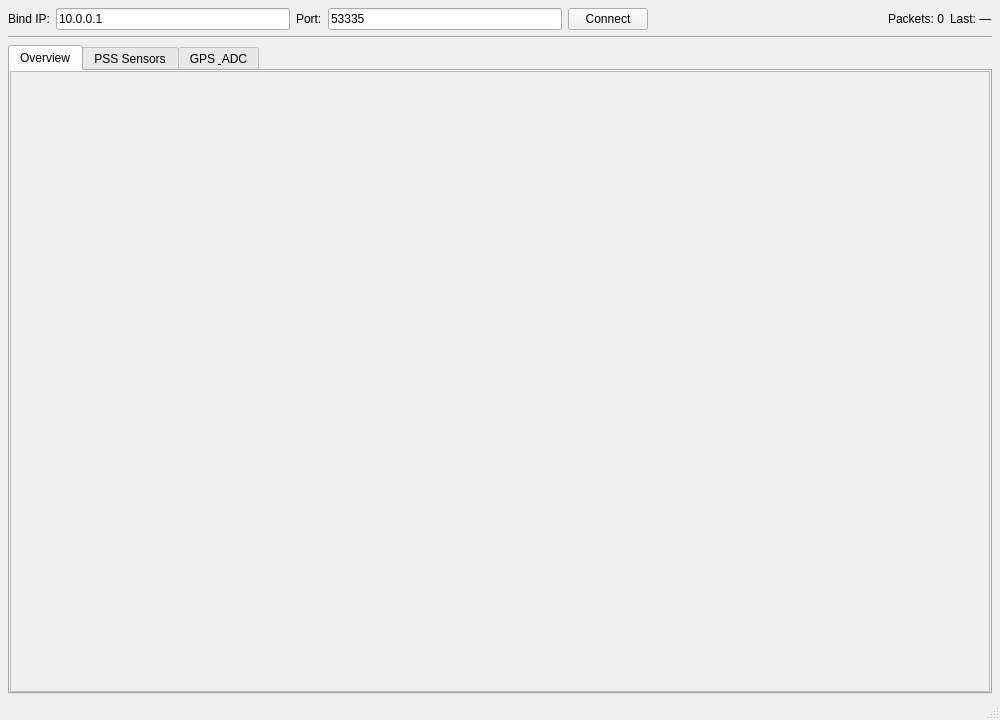
<?xml version="1.0" encoding="UTF-8"?>
<ui version="4.0">
 <class>MainWindow</class>
 <widget class="QMainWindow" name="MainWindow">
  <property name="geometry">
   <rect>
    <x>0</x>
    <y>0</y>
    <width>1000</width>
    <height>720</height>
   </rect>
  </property>
  <property name="windowTitle">
   <string>Sun Sensor Telemetry</string>
  </property>
  <widget class="QWidget" name="centralwidget">
   <layout class="QVBoxLayout" name="rootLayout">
    <property name="spacing">
     <number>6</number>
    </property>
    <property name="leftMargin">
     <number>8</number>
    </property>
    <property name="topMargin">
     <number>8</number>
    </property>
    <property name="rightMargin">
     <number>8</number>
    </property>
    <property name="bottomMargin">
     <number>4</number>
    </property>
    <!-- ── Connection bar ──────────────────────────────────── -->
    <item>
     <layout class="QHBoxLayout" name="connBar">
      <item>
       <widget class="QLabel" name="ipLabel">
        <property name="text">
         <string>Bind IP:</string>
        </property>
       </widget>
      </item>
      <item>
       <widget class="QLineEdit" name="ipEdit">
        <property name="maximumWidth">
         <number>140</number>
        </property>
        <property name="text">
         <string>10.0.0.1</string>
        </property>
       </widget>
      </item>
      <item>
       <widget class="QLabel" name="portLabel">
        <property name="text">
         <string>Port:</string>
        </property>
       </widget>
      </item>
      <item>
       <widget class="QLineEdit" name="portEdit">
        <property name="maximumWidth">
         <number>70</number>
        </property>
        <property name="text">
         <string>53335</string>
        </property>
       </widget>
      </item>
      <item>
       <widget class="QPushButton" name="connectBtn">
        <property name="minimumWidth">
         <number>100</number>
        </property>
        <property name="text">
         <string>Connect</string>
        </property>
        <property name="checkable">
         <bool>true</bool>
        </property>
       </widget>
      </item>
      <item>
       <spacer name="connSpacer">
        <property name="orientation">
         <enum>Qt::Horizontal</enum>
        </property>
        <property name="sizeHint" stdset="0">
         <size>
          <width>40</width>
          <height>20</height>
         </size>
        </property>
       </spacer>
      </item>
      <item>
       <widget class="QLabel" name="packetLabel">
        <property name="text">
         <string>Packets: 0</string>
        </property>
       </widget>
      </item>
      <item>
       <widget class="QLabel" name="timestampLabel">
        <property name="text">
         <string>Last: —</string>
        </property>
       </widget>
      </item>
     </layout>
    </item>
    <!-- ── Separator ──────────────────────────────────────── -->
    <item>
     <widget class="QFrame" name="connSeparator">
      <property name="frameShape">
       <enum>QFrame::HLine</enum>
      </property>
      <property name="frameShadow">
       <enum>QFrame::Sunken</enum>
      </property>
     </widget>
    </item>
    <!-- ── Tab widget ─────────────────────────────────────── -->
    <item>
     <widget class="QTabWidget" name="tabWidget">
      <property name="currentIndex">
       <number>0</number>
      </property>
      <!-- Overview tab -->
      <widget class="QWidget" name="overviewTab">
       <attribute name="title">
        <string>Overview</string>
       </attribute>
       <layout class="QVBoxLayout" name="overviewTabLayout">
        <property name="spacing"><number>0</number></property>
        <property name="leftMargin"><number>0</number></property>
        <property name="topMargin"><number>0</number></property>
        <property name="rightMargin"><number>0</number></property>
        <property name="bottomMargin"><number>0</number></property>
        <item>
         <widget class="QScrollArea" name="overviewScroll">
          <property name="widgetResizable">
           <bool>true</bool>
          </property>
          <!-- Placeholder; Python replaces this with OverviewWidget -->
          <widget class="QWidget" name="overviewScrollContents">
           <property name="geometry">
            <rect><x>0</x><y>0</y><width>960</width><height>640</height></rect>
           </property>
          </widget>
         </widget>
        </item>
       </layout>
      </widget>
      <!-- PSS Sensors tab -->
      <widget class="QWidget" name="pssTab">
       <attribute name="title">
        <string>PSS Sensors</string>
       </attribute>
       <layout class="QVBoxLayout" name="pssTabLayout">
        <property name="spacing"><number>0</number></property>
        <property name="leftMargin"><number>0</number></property>
        <property name="topMargin"><number>0</number></property>
        <property name="rightMargin"><number>0</number></property>
        <property name="bottomMargin"><number>0</number></property>
        <item>
         <widget class="QScrollArea" name="pssScroll">
          <property name="widgetResizable">
           <bool>true</bool>
          </property>
          <!-- Placeholder; Python replaces this with the 3x2 PSSPanel grid -->
          <widget class="QWidget" name="pssScrollContents">
           <property name="geometry">
            <rect><x>0</x><y>0</y><width>960</width><height>640</height></rect>
           </property>
          </widget>
         </widget>
        </item>
       </layout>
      </widget>
      <!-- GPS & ADC tab -->
      <widget class="QWidget" name="gpsTab">
       <attribute name="title">
        <string>GPS &amp; ADC</string>
       </attribute>
       <layout class="QVBoxLayout" name="gpsTabLayout">
        <property name="spacing"><number>0</number></property>
        <property name="leftMargin"><number>0</number></property>
        <property name="topMargin"><number>0</number></property>
        <property name="rightMargin"><number>0</number></property>
        <property name="bottomMargin"><number>0</number></property>
        <item>
         <widget class="QScrollArea" name="gpsScroll">
          <property name="widgetResizable">
           <bool>true</bool>
          </property>
          <!-- Placeholder; Python replaces this with GPSWidget -->
          <widget class="QWidget" name="gpsScrollContents">
           <property name="geometry">
            <rect><x>0</x><y>0</y><width>960</width><height>640</height></rect>
           </property>
          </widget>
         </widget>
        </item>
       </layout>
      </widget>
     </widget>
    </item>
   </layout>
  </widget>
  <widget class="QStatusBar" name="statusbar"/>
 </widget>
 <resources/>
 <connections/>
</ui>
